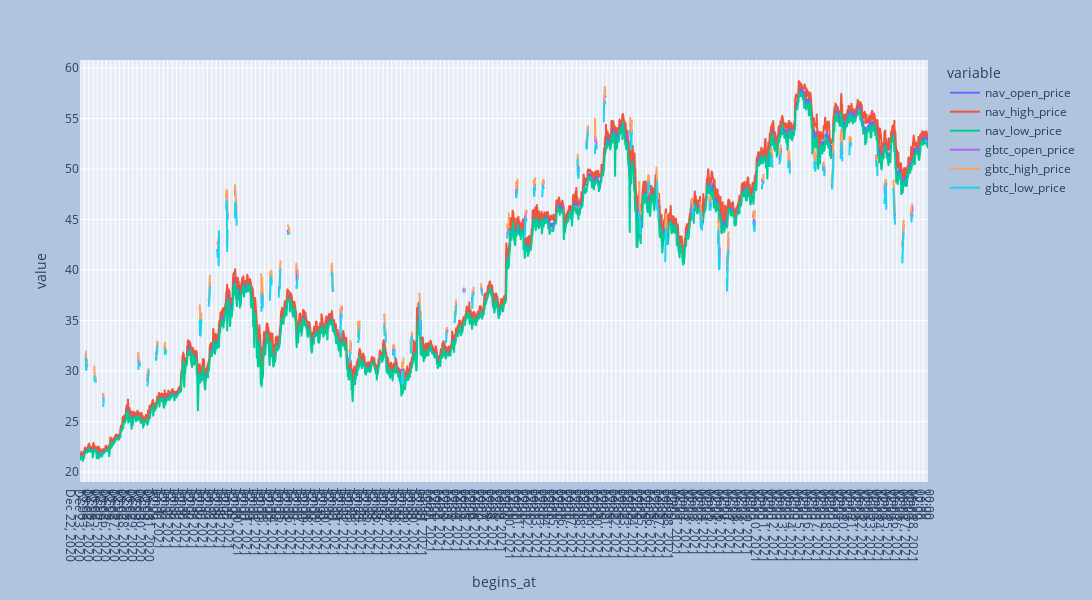

Notebook cell for this chart:
### Code cell
# hourly chart comparison
import matplotlib.dates as mdates
import matplotlib as plt

fig = df_hourly.loc[:,["nav_open_price", "nav_high_price", "nav_low_price", "gbtc_open_price", "gbtc_high_price", "gbtc_low_price"]].plot.line()
fig.update_layout(
    autosize=False,
    width=5000,
    height=600,
    paper_bgcolor="LightSteelBlue",
)

fig.update_xaxes(nticks=300)          
fig.show()

### Figure 1 — Plotly figure (JSON) as saved in the notebook; plotly's stock layout.template omitted (floating-point values rounded to 4 significant figures; data arrays with more than 128 entries replaced by an {"elided": "..."} marker saying what was removed)
{"data": [{"hovertemplate": "variable=nav_open_price<br>begins_at=%{x}<br>value=%{y}<extra></extra>", "legendgroup": "nav_open_price", "line": {"color": "#636efa", "dash": "solid"}, "mode": "lines", "name": "nav_open_price", "showlegend": true, "type": "scattergl", "x": {"elided": "2319 str values"}, "xaxis": "x", "y": {"elided": "2319 float values"}, "yaxis": "y"}, {"hovertemplate": "variable=nav_high_price<br>begins_at=%{x}<br>value=%{y}<extra></extra>", "legendgroup": "nav_high_price", "line": {"color": "#EF553B", "dash": "solid"}, "mode": "lines", "name": "nav_high_price", "showlegend": true, "type": "scattergl", "x": {"elided": "2319 str values"}, "xaxis": "x", "y": {"elided": "2319 float values"}, "yaxis": "y"}, {"hovertemplate": "variable=nav_low_price<br>begins_at=%{x}<br>value=%{y}<extra></extra>", "legendgroup": "nav_low_price", "line": {"color": "#00cc96", "dash": "solid"}, "mode": "lines", "name": "nav_low_price", "showlegend": true, "type": "scattergl", "x": {"elided": "2319 str values"}, "xaxis": "x", "y": {"elided": "2319 float values"}, "yaxis": "y"}, {"hovertemplate": "variable=gbtc_open_price<br>begins_at=%{x}<br>value=%{y}<extra></extra>", "legendgroup": "gbtc_open_price", "line": {"color": "#ab63fa", "dash": "solid"}, "mode": "lines", "name": "gbtc_open_price", "showlegend": true, "type": "scattergl", "x": {"elided": "2319 str values"}, "xaxis": "x", "y": {"elided": "2319 float values"}, "yaxis": "y"}, {"hovertemplate": "variable=gbtc_high_price<br>begins_at=%{x}<br>value=%{y}<extra></extra>", "legendgroup": "gbtc_high_price", "line": {"color": "#FFA15A", "dash": "solid"}, "mode": "lines", "name": "gbtc_high_price", "showlegend": true, "type": "scattergl", "x": {"elided": "2319 str values"}, "xaxis": "x", "y": {"elided": "2319 float values"}, "yaxis": "y"}, {"hovertemplate": "variable=gbtc_low_price<br>begins_at=%{x}<br>value=%{y}<extra></extra>", "legendgroup": "gbtc_low_price", "line": {"color": "#19d3f3", "dash": "solid"}, "mode": "lines", "name": "gbtc_low_price", "showlegend": true, "type": "scattergl", "x": {"elided": "2319 str values"}, "xaxis": "x", "y": {"elided": "2319 float values"}, "yaxis": "y"}], "layout": {"autosize": false, "height": 600, "legend": {"title": {"text": "variable"}, "tracegroupgap": 0}, "margin": {"t": 60}, "paper_bgcolor": "LightSteelBlue", "width": 5000, "xaxis": {"anchor": "y", "domain": [0, 1], "nticks": 300, "title": {"text": "begins_at"}}, "yaxis": {"anchor": "x", "domain": [0, 1], "title": {"text": "value"}}}}
